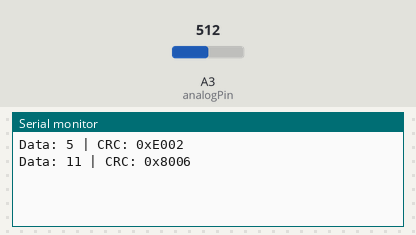
Bench run of a program on a simulated Arduino Nano, built with avr-gcc and run on an emulated ATmega328P. Parts: the last lines printed to the serial monitor. Inputs (shaded band) come from the test bench; at power-on: A3 (analogPin) = 512.

Above: at 1.8 s.
1.9 s: A3 (analogPin) set to 716
At 2.8 s:
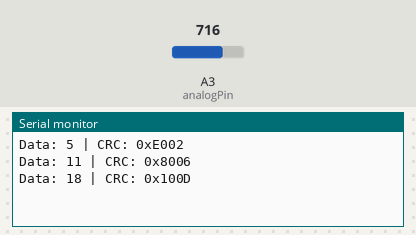
4.5 s: A3 (analogPin) set to 900
At 5.8 s:
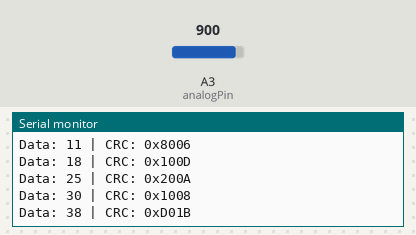
7.5 s: A3 (analogPin) set to 306
At 9.6 s:
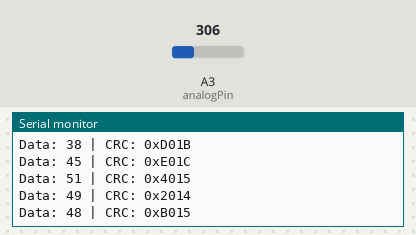
10.5 s: A3 (analogPin) set to 122
At 11.8 s:
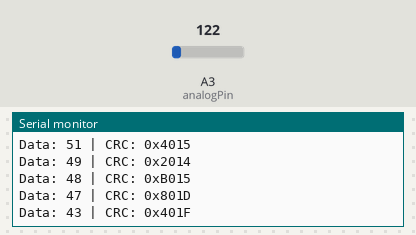
13.5 s: A3 (analogPin) set to 0
At 17.4 s:
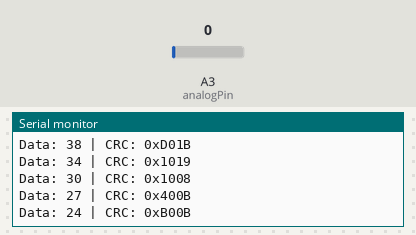
17.6 s: A3 (analogPin) set to 18
At 18.8 s:
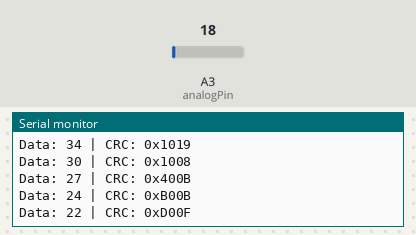
Timing chart, 0 to 20.6 s (numbered marks = the images above; inputs shaded):
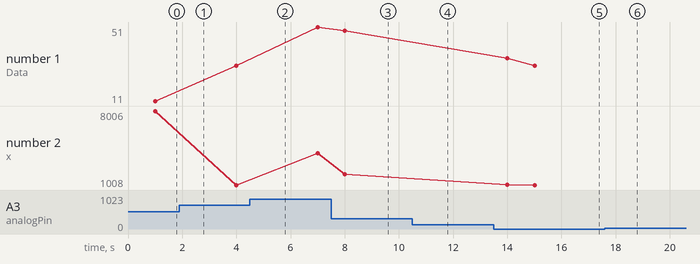

Measured:
- after the input at 1.9 s, the serial monitor: prints a new line after 0.10 s (image 1)
- after the input at 4.5 s, the serial monitor: prints a new line after 0.50 s (image 2)
- after the input at 7.5 s, the serial monitor: prints a new line after 0.51 s (image 3)
- after the input at 13.5 s, the serial monitor: prints a new line after 0.51 s (image 5)
- plotted number 1: 11 → 30 after the input at 1.9 s, 30 → 51 after the input at 4.5 s, 51 → 49 after the input at 7.5 s, 49 → 30 after the input at 13.5 s
- plotted number 2: 8006 → 1008 after the input at 1.9 s, 1008 → 4015 after the input at 4.5 s, 4015 → 2014 after the input at 7.5 s, 2014 → 1008 after the input at 13.5 s

The program:

main.cpp
```cpp
#include <Arduino.h>

unsigned long lastSendTime = 0;
int analogPin = A3; // Sensor input pin
float smoothedValue = 0.0;
float alpha = 0.1;  // Adjust smoothing sensitivity
char buffer[100];   // Increased buffer size for response formatting

// Initialize ModRTU_CRC function for CRC checks
uint16_t ModRTU_CRC(uint8_t buf[], int len) {
    uint16_t crc = 0xFFFF;
    for (int pos = 0; pos < len; pos++) {
        crc ^= (uint16_t)buf[pos];
        for (int i = 8; i != 0; i--) {
            if ((crc & 0x0001) != 0) {
                crc >>= 1;
                crc ^= 0xA001;
            } else {
                crc >>= 1;
            }
        }
    }
    return crc;
}

void setup() {
    Serial.begin(115200, SERIAL_8N1); // Initialize UART for command transmission
    pinMode(analogPin, INPUT);
}

void loop() {
    // Apply exponential smoothing to reduce sensor noise
    int rawSensorValue = analogRead(analogPin);
    smoothedValue = alpha * (rawSensorValue - smoothedValue) + smoothedValue;

    // Map the smoothed value to a specific range if needed
    int mappedValue = map((int)smoothedValue, 0, 1023, 0, 120);

    // Prepare data for transmission, including CRC
    uint8_t dataToSend[3] = { (uint8_t)mappedValue, (uint8_t)(mappedValue >> 8), 0 };
    uint16_t crc = ModRTU_CRC(dataToSend, 2);
    dataToSend[2] = crc & 0xFF;
    dataToSend[3] = (crc >> 8) & 0xFF;

    // Print data to Serial, following the same protocol format
    sprintf(buffer, "Data: %d | CRC: 0x%04X", mappedValue, crc);
    Serial.println(buffer);

    // Control data send rate
    delay(1000);
}
```
